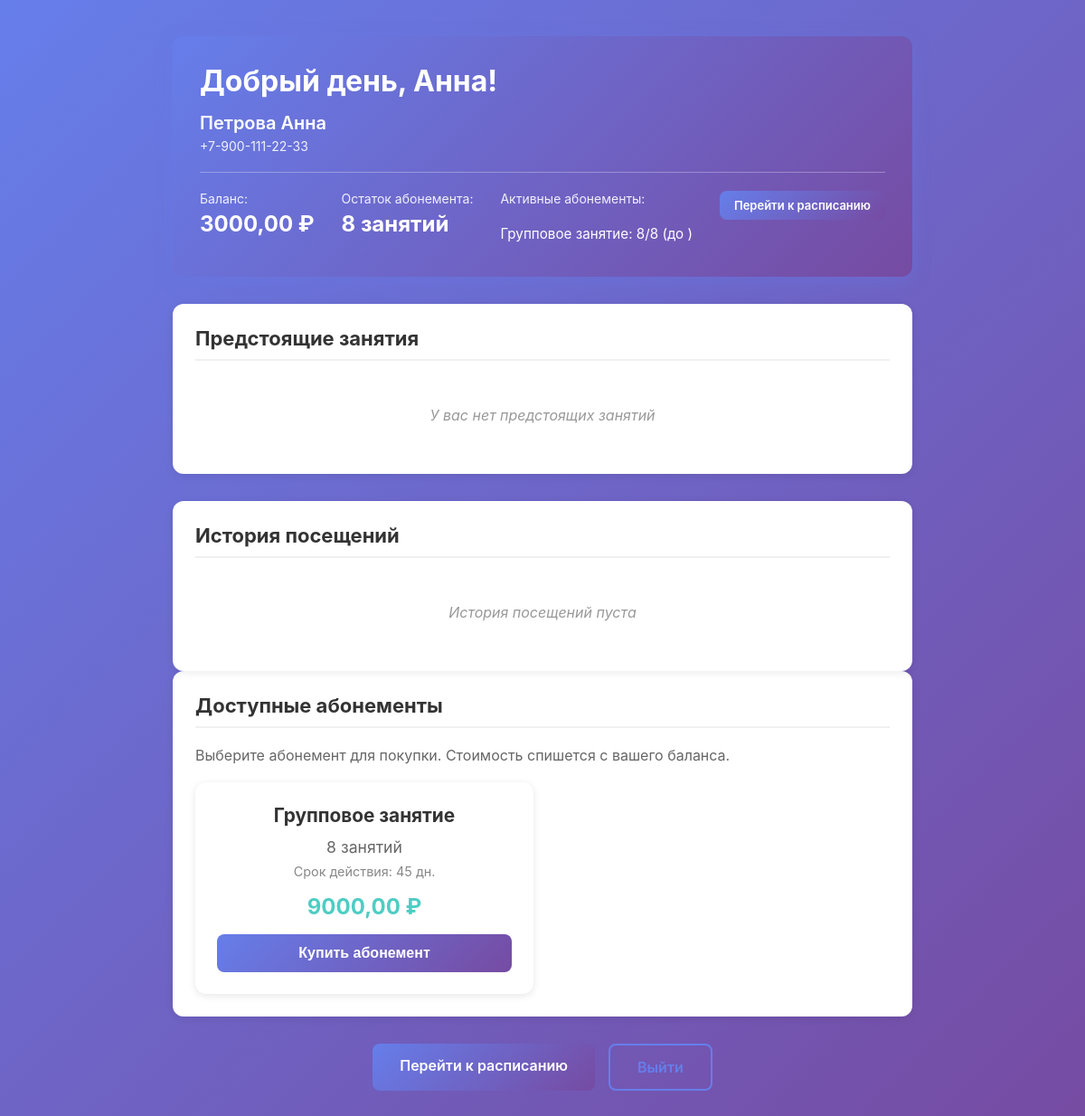
/profile/ (signed in), run on an earlier commit of the app's database.
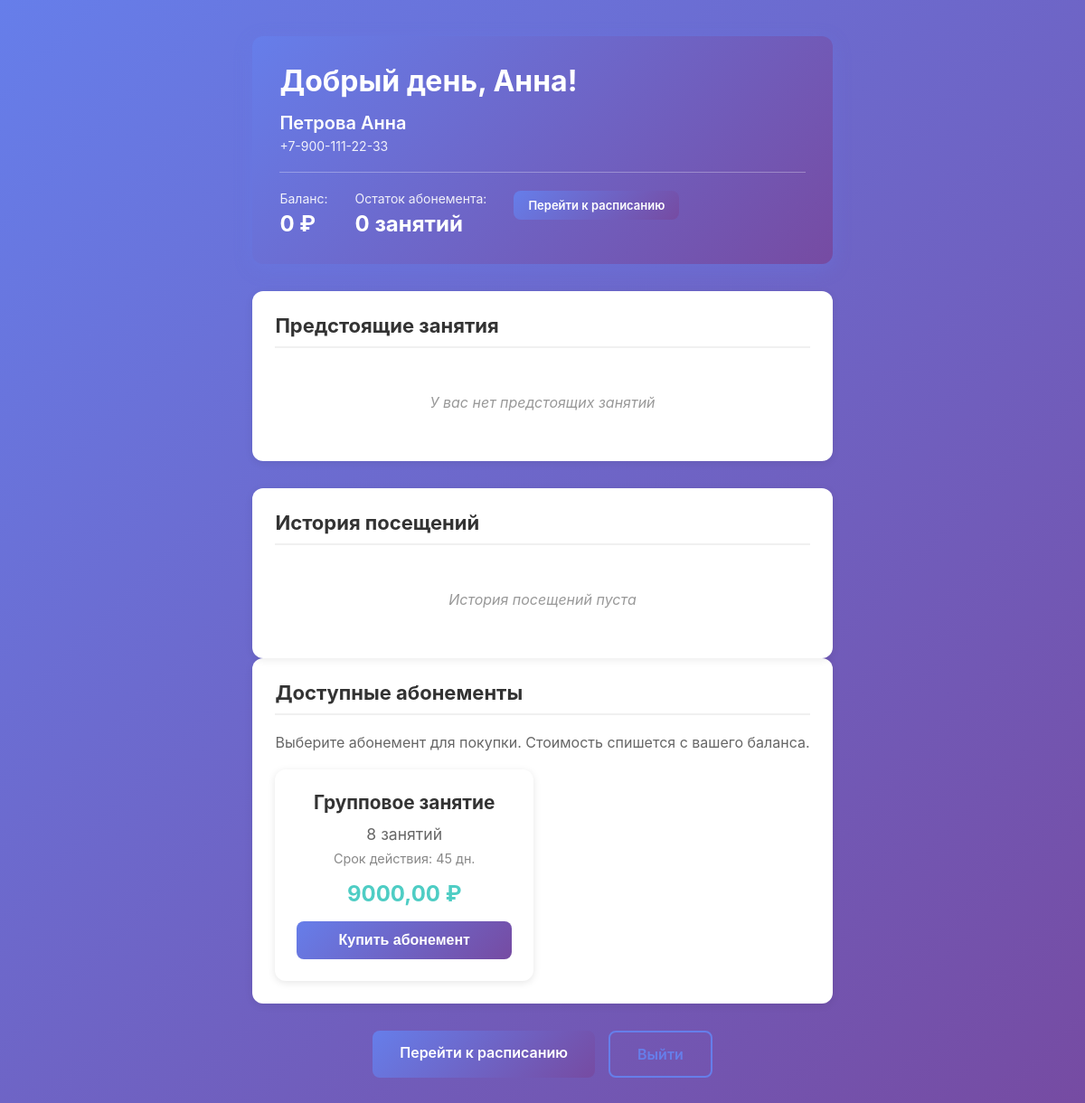
And on a later commit of the database.
### core/models.py (models this page shows, shortened)
class User(AbstractUser):
    ROLE_CHOICES = [
        ('student', 'Ученик'),
        ('moderator', 'Модератор'),
        ('admin', 'Администратор'),
    ]
    phone = models.CharField("Телефон", max_length=20, blank=True)
    role = models.CharField("Роль", max_length=20, choices=ROLE_CHOICES, default='student')
    created_at = models.DateTimeField("Дата регистрации", auto_now_add=True)
    is_active = models.BooleanField("Активен", default=True)
    balance = models.DecimalField("Баланс", max_digits=10, decimal_places=2, default=0)
    telegram_id = models.BigIntegerField("Telegram ID", null=True, blank=True, unique=True,
                                             help_text="Уникальный идентификатор пользователя в Telegram")
    vk_id = models.BigIntegerField("VK ID", null=True, blank=True, unique=True,
                                       help_text="Уникальный идентификатор пользователя ВКонтакте")
    allowed_tariffs = models.ManyToManyField(Tariff, blank=True,
                                             verbose_name="Доступные тарифы",
                                             help_text="Тарифы, которые доступны пользователю для записи")
    class Meta:
        verbose_name = "Клиент"
        verbose_name_plural = "Клиенты"
        ordering = ['last_name', 'first_name']
    @property
    def is_moderator(self):
        return self.role in ['moderator', 'admin']
    @property
    def is_admin(self):
        return self.role == 'admin'

class Subscription(models.Model):
    STATUS_CHOICES = [
        ('active', 'Активен'),
        ('expired', 'Истек'),
        ('used_up', 'Использован полностью'),
        ('cancelled', 'Отменен'),
    ]
    client = models.ForeignKey(User, on_delete=models.CASCADE, verbose_name="Клиент",
                               related_name='subscriptions')
    tariff = models.ForeignKey(Tariff, on_delete=models.PROTECT, verbose_name="Тариф",
                               help_text="Тариф, для которого приобретен абонемент")
    sessions_total = models.PositiveIntegerField("Всего занятий", default=8)
    sessions_remaining = models.PositiveIntegerField("Осталось занятий")
    purchased_at = models.DateTimeField("Дата покупки", auto_now_add=True)
    activated_at = models.DateTimeField("Дата активации", null=True, blank=True,
                                        help_text="Дата первого использования абонемента")
    expires_at = models.DateTimeField("Дата истечения", null=True, blank=True)
    status = models.CharField("Статус", max_length=20, choices=STATUS_CHOICES, default='active')
    total_price = models.DecimalField("Общая стоимость", max_digits=10, decimal_places=2)
    comment = models.TextField("Комментарий", blank=True)
    class Meta:
        verbose_name = "Абонемент"
        verbose_name_plural = "Абонементы"
        ordering = ['-purchased_at']

class Tariff(models.Model):
    TYPE_CHOICES = [
        ('group', 'Групповое занятие'),
        ('individual', 'Индивидуальное занятие'),
        ('split', 'Сплит (до 2 человек)'),
    ]
    name = models.CharField("Название тарифа", max_length=100)
    tariff_type = models.CharField("Тип тарифа", max_length=20, choices=TYPE_CHOICES, default='group')
    price_per_person = models.DecimalField("Цена за одного человека", max_digits=10, decimal_places=2)
    price_full_split = models.DecimalField("Полная цена за сплит (если пришел 1 из 2)",
                                           max_digits=10, decimal_places=2, default=0,
                                           help_text="Заполняется только для тарифа 'Сплит'")
    max_participants = models.PositiveIntegerField("Макс. участников", default=10)
    description = models.TextField("Описание", blank=True)
    is_active = models.BooleanField("Активен", default=True)
    created_at = models.DateTimeField("Дата создания", auto_now_add=True)
    is_subscription_available = models.BooleanField("Доступен абонемент", default=False,
                                                    help_text="Если отмечено, для этого тарифа можно приобрести абонемент")
    subscription_sessions_count = models.PositiveIntegerField("Количество занятий в абонементе",
                                                              default=8,
                                                              help_text="Стандартное количество занятий в абонементе")
    subscription_price = models.DecimalField("Стоимость абонемента", max_digits=10, decimal_places=2,
                                             default=0,
                                             help_text="Общая стоимость абонемента")
    subscription_validity_days = models.PositiveIntegerField("Срок действия абонемента (дней)",
                                                             default=45,
                                                             help_text="Срок действия абонемента в днях (по умолчанию 45 дней = 1.5 месяца)")
    class Meta:
        verbose_name = "Тариф"
        verbose_name_plural = "Тарифы"
        ordering = ['name']

### core/views.py (the view)
# urls.py: path('profile/', views.profile_view, name='profile'),
@login_required
def profile_view(request):
    client = request.user
    current_hour = timezone.now().hour
    if 5 <= current_hour < 12:
        greeting = "Доброе утро"
    elif 12 <= current_hour < 18:
        greeting = "Добрый день"
    else:
        greeting = "Добрый вечер"
    upcoming_sessions = ClassSession.objects.filter(
        bookings__client=client,
        bookings__status__in=['confirmed', 'paid'],
        date_time__gte=timezone.now()
    ).select_related('class_type', 'hall').prefetch_related('bookings').order_by('date_time')[:10]
    past_sessions = ClassSession.objects.filter(
        bookings__client=client,
        bookings__status__in=['paid'],
        date_time__lt=timezone.now()
    ).select_related('class_type', 'hall').prefetch_related('bookings').order_by('-date_time')[:20]
    active_subscriptions = Subscription.objects.filter(
        client=client,
        status='active'
    ).select_related('tariff').order_by('-purchased_at')
    subscription_remaining = sum(sub.sessions_remaining for sub in active_subscriptions)
    available_tariffs_with_subscriptions = Tariff.objects.filter(
        id__in=client.allowed_tariffs.all(),
        is_subscription_available=True,
        is_active=True
    ).annotate()
    context = {
        'client': client,
        'greeting': greeting,
        'upcoming_sessions': upcoming_sessions,
        'past_sessions': past_sessions,
        'is_moderator': client.is_moderator,
        'is_admin': client.is_admin,
        'is_staff': client.is_staff,
        'active_subscriptions': active_subscriptions,
        'subscription_remaining': subscription_remaining,
        'available_tariffs_with_subscriptions': available_tariffs_with_subscriptions,
    }
    return render(request, 'core/profile.html', context)

### core/templates/core/profile.html (shortened to what the changed rows need)
{% extends 'core/auth_base.html' %}
{% load static %}
{% block extrastyle %}
<link rel="stylesheet" href="{% static 'core/css/auth.css' %}">
{% endblock %}
{% block content %}
<div class="profile-container">
    <div class="profile-header">
        <h1>{{ greeting }}, {{ client.first_name }}!</h1>
        <div class="user-info">
            <span class="user-name">{{ client.last_name }} {{ client.first_name }}</span>
            {% if client.phone %}
                <span class="user-phone">{{ client.phone }}</span>
            {% endif %}
        </div>
        <div class="balance-info">
            <div class="balance-item">
                <span class="balance-label">Баланс:</span>
                <span class="balance-value">{{ client.balance|default:"0" }} ₽</span>
            </div>
            <div class="balance-item">
                <span class="balance-label">Остаток абонемента:</span>
                <span class="balance-value">{{ subscription_remaining|default:"0" }} занятий</span>
            </div>
            {% if active_subscriptions %}
            <div class="balance-item">
                <span class="balance-label">Активные абонементы:</span>
                <ul class="subscriptions-list">
                    {% for sub in active_subscriptions %}
                    <li>{{ sub.tariff.name }}: {{ sub.sessions_remaining }}/{{ sub.sessions_total }} (до {{ sub.expires_at|date:"d.m.Y" }})</li>
                    {% endfor %}
                </ul>
            </div>
            {% endif %}
            <div class="balance-item">
            </div>
        </div>
    </div>
    <div class="profile-content">
        <section class="profile-section">
            <h2>Предстоящие занятия</h2>
        </section>
        <section class="profile-section">
            <h2>История посещений</h2>
        </section>
    </div>
    {% if available_tariffs_with_subscriptions %}
    <div class="profile-section">
        <h2>Доступные абонементы</h2>
        <div class="subscriptions-grid">
            {% for tariff in available_tariffs_with_subscriptions %}
            <div class="subscription-card">
                <h3>{{ tariff.name }}</h3>
                <p class="subscription-details">{{ tariff.subscription_sessions_count }} занятий</p>
                <p class="subscription-validity">Срок действия: {{ tariff.subscription_validity_days }} дн.</p>
                <p class="subscription-price">{{ tariff.subscription_price }} ₽</p>
                <button class="btn btn-primary purchase-subscription-btn" data-tariff-id="{{ tariff.id }}" data-tariff-name="{{ tariff.name }}" data-price="{{ tariff.subscription_price }}">
                    Купить абонемент
                </button>
            </div>
            {% endfor %}
        </div>
    </div>
    {% endif %}
</div>
{% endblock %}

What changed in the data, as far as the page shows it:
removed Subscription: tariff.name "Групповое занятие", sessions_remaining "8", sessions_total "8"
changed User "Анна": balance "3000,00" → "0"
Also different on the page:
{{ subscription_remaining|default:"0" }}: "8" → "0"
text no longer shown: "Активные абонементы:"
